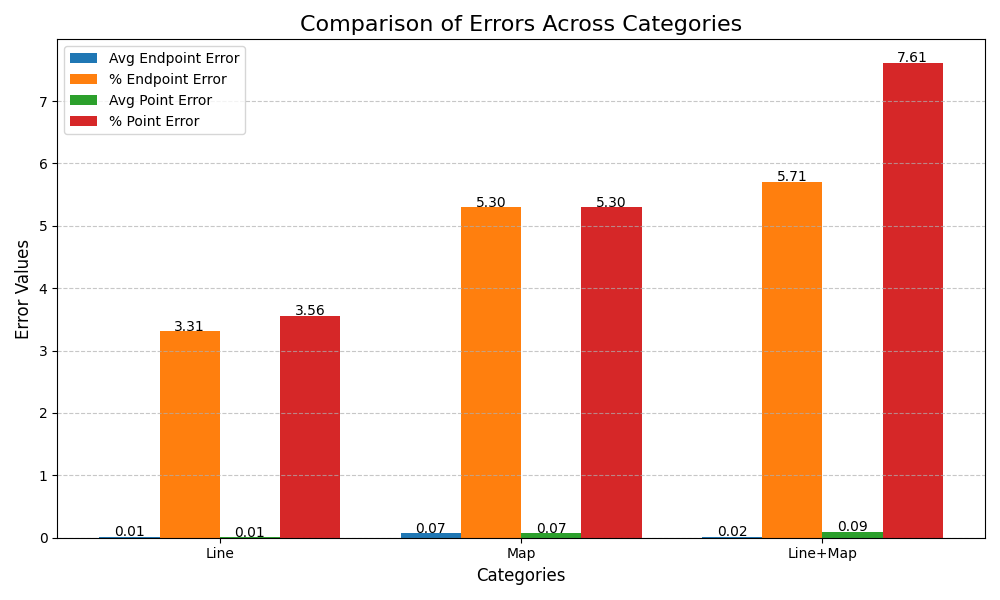

Write Python code to recreate this figure.
import matplotlib.pyplot as plt
import numpy as np

# Data from the table
categories = ['Line', 'Map', 'Line+Map']
avg_endpoint_error = [0.011, 0.07, 0.019]
percentage_endpoint_error = [3.31, 5.3, 5.71]
avg_point_error = [0.008, 0.07, 0.092]
percentage_point_error = [3.56, 5.3, 7.61]

# X-axis positions for each category
x = np.arange(len(categories))
width = 0.2

# Create a fancy bar chart
fig, ax = plt.subplots(figsize=(10, 6))
bars1 = ax.bar(x - 1.5*width, avg_endpoint_error, width, label='Avg Endpoint Error')
bars2 = ax.bar(x - 0.5*width, percentage_endpoint_error, width, label='% Endpoint Error')
bars3 = ax.bar(x + 0.5*width, avg_point_error, width, label='Avg Point Error')
bars4 = ax.bar(x + 1.5*width, percentage_point_error, width, label='% Point Error')

# Add titles and labels
ax.set_title('Comparison of Errors Across Categories', fontsize=16)
ax.set_xticks(x)
ax.set_xticklabels(categories)
ax.set_ylabel('Error Values', fontsize=12)
ax.set_xlabel('Categories', fontsize=12)
ax.legend()

# Add grid lines for better visualization
ax.grid(axis='y', linestyle='--', alpha=0.7)

# Add data labels on the bars
for bars in [bars1, bars2, bars3, bars4]:
    for bar in bars:
        height = bar.get_height()
        ax.text(bar.get_x() + bar.get_width()/2, height + 0.01, f'{height:.2f}', ha='center', fontsize=10)

plt.tight_layout()
plt.savefig('resultPlot.png')
plt.show()
